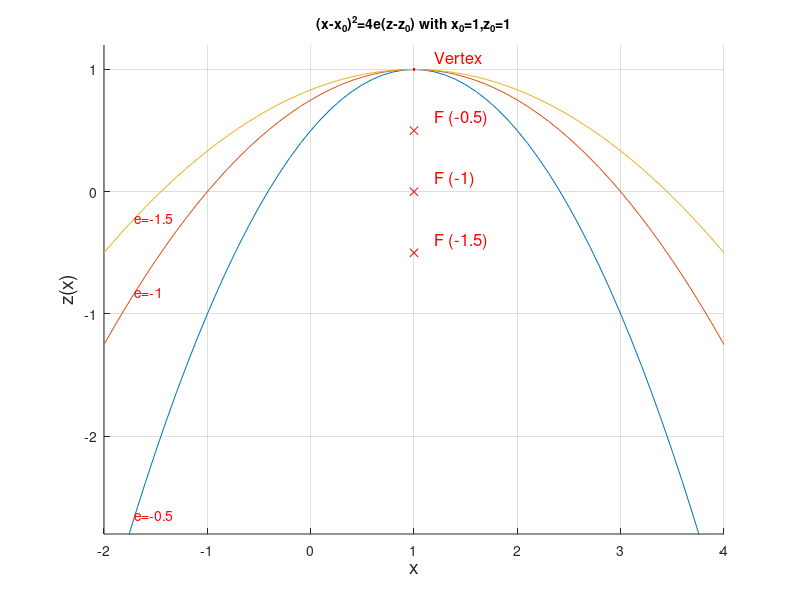

MATLAB code for this plot:
%parabola.m
%plots parabolas (x-x0)^2=4e(z-z0), whose curvatures=1/2e,
%(x0,z0) is the vertex, and (x0,z0+e) is the focal point position
clear;
x0=1; z0=1; %parameters
xmin=-3; xmax=3; xs=0.1; % x-range
x=[xmin+x0:xs:xmax+x0];  % x array
hold on; zt=0; zb=0; % useful in plotting
for e=-0.5:-0.5:-1.5, %vary e
z=z0+(x-x0).^2/4/e;
plot(x,z,x0,z0,'r.',x0,z0+e,'rx');
str1=cat(2,'F (',num2str(e),')');% focal point
str2=cat(2,'e=',num2str(e));
text(x0*(1+0.2),z0*(1+0.1)+e,str1,'FontSize',12,'Color','red');
text(x(4),z(4),str2,'FontSize',10,'Color','red');
if abs(max(z)) > abs(zt); zt=max(z); end
if abs(min(z)) > abs(zb); zb=min(z); end
end
str3=cat(2,'(x-x_0)^2=4e(z-z_0)',' with x_0=',num2str(x0),...
   ',z_0=',num2str(z0));
%title('Plot of (x-x_0)^2=4e(z-z_0)')
title(str3,'FontSize',10); ylabel('z(x)','FontSize',14)
xlabel('x','FontSize',14); grid on;
axis([xmin+x0 xmax+x0 zb*(1-0.2) zt*(1+0.2)]);
text(x0*(1+0.2),z0*(1+0.1),'Vertex','FontSize',12,'Color','red');
